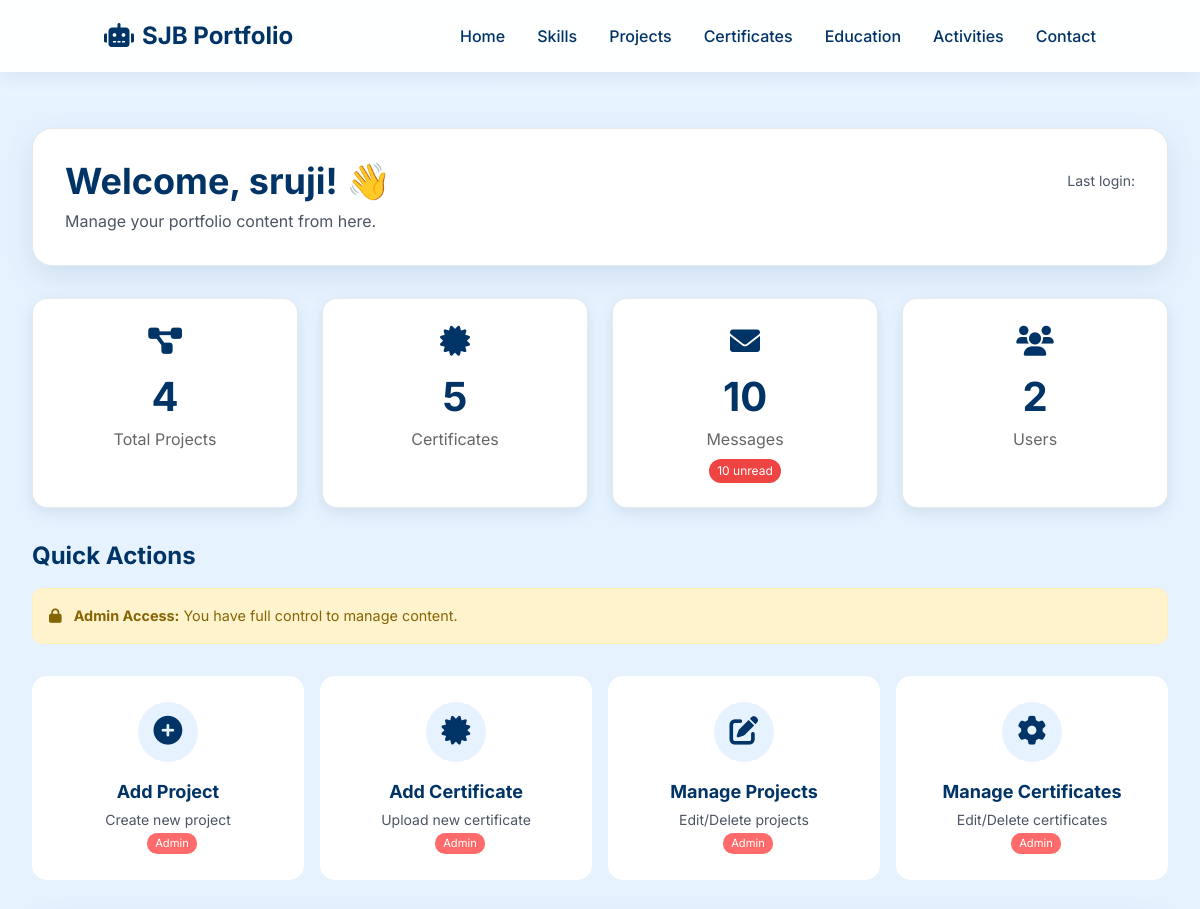
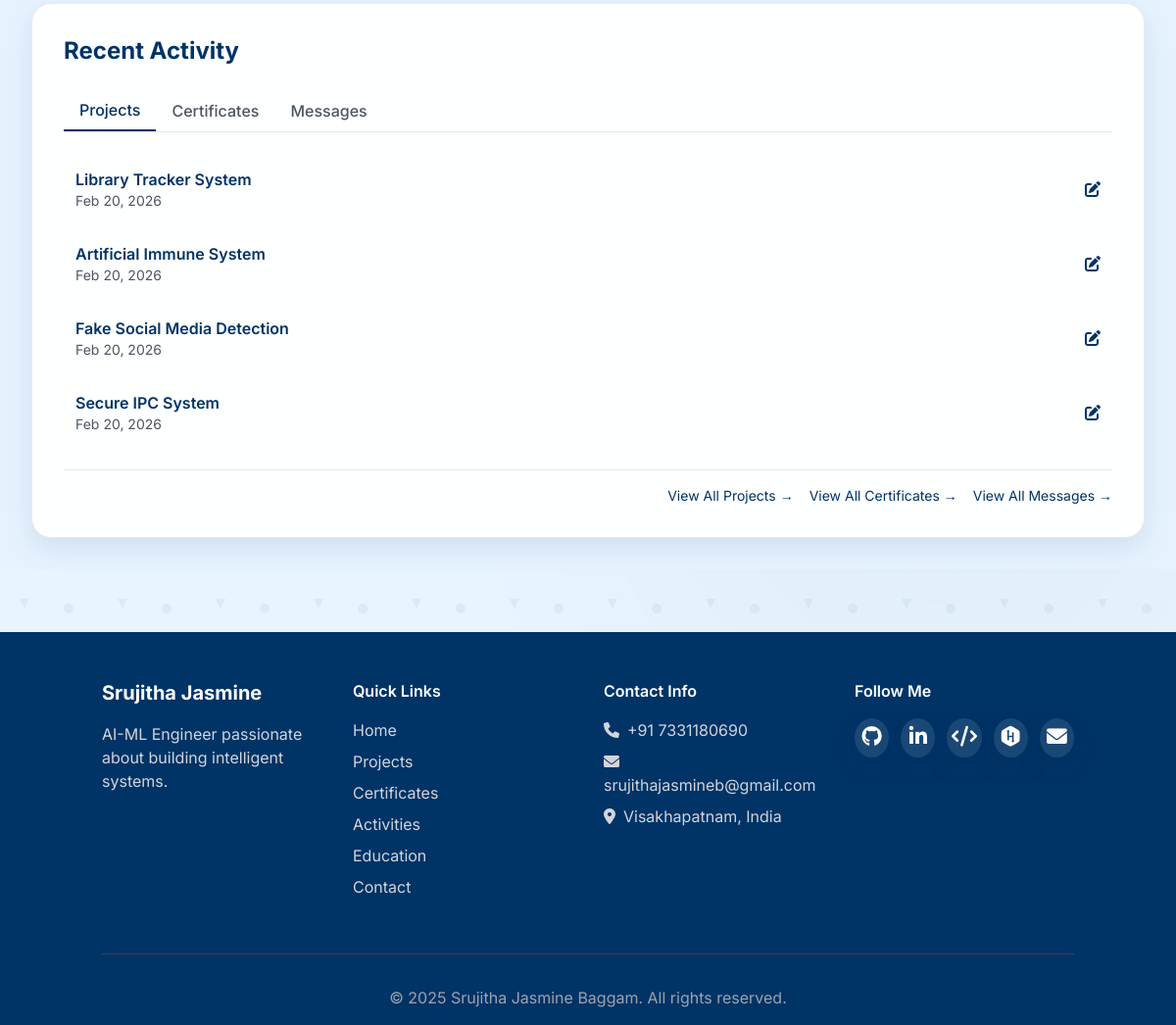
The page /dashboard/ (signed in) on the database its author committed (2 pictures, top to bottom).
### projects_app/models.py (models this page shows, shortened)
class Project(models.Model):
    title = models.CharField(max_length=200)
    slug = models.SlugField(unique=True, blank=True)
    description = models.TextField()
    tech_stack = models.CharField(max_length=500, help_text="Comma separated technologies")
    github_link = models.URLField(blank=True, null=True)
    live_demo_link = models.URLField(blank=True, null=True)
    created_date = models.DateTimeField(auto_now_add=True)
    updated_date = models.DateTimeField(auto_now=True)
    image = models.ImageField(upload_to='projects/', blank=True, null=True)
    class Meta:
        ordering = ['-created_date']

### accounts_app/views.py (the view)
# urls.py: path('dashboard/', views.dashboard, name='dashboard'),
@login_required(login_url='login')
def dashboard(request):
    if request.user.username not in AUTHORIZED_USERS and request.user.email not in AUTHORIZED_EMAILS:
        messages.error(request, '⛔ Unauthorized access.')
        return redirect('home')
    total_projects = Project.objects.count()
    total_certificates = Certificate.objects.count()
    total_messages = ContactMessage.objects.count()
    unread_messages = ContactMessage.objects.filter(is_read=False).count()
    total_users = User.objects.count()
    recent_projects = Project.objects.all().order_by('-created_date')[:5]
    recent_certificates = Certificate.objects.all().order_by('-issued_date')[:5]
    recent_messages = ContactMessage.objects.all().order_by('-timestamp')[:5]
    try:
        profile = Profile.objects.get(user=request.user)
    except Profile.DoesNotExist:
        profile = None
    context = {
        'total_projects': total_projects,
        'total_certificates': total_certificates,
        'total_messages': total_messages,
        'unread_messages': unread_messages,
        'total_users': total_users,
        'recent_projects': recent_projects,
        'recent_certificates': recent_certificates,
        'recent_messages': recent_messages,
        'profile': profile,
        'user': request.user,
        'today': timezone.now(),
    }
    return render(request, 'dashboard.html', context)

### templates/dashboard.html (shortened to what this page needs)
{% extends 'base.html' %}
{% load static %}
{% block content %}
<div class="dashboard-container">
    <div class="dashboard-header">
        <div class="flex justify-between items-center">
            <h1 class="text-3xl md:text-4xl font-bold text-[#003366]">
                Welcome, {{ user.username }}! 👋
            </h1>
            <div class="text-sm text-gray-600">
                Last login: {{ user.last_login|date:"F d, Y H:i" }}
            </div>
        </div>
        <p class="text-gray-600 mt-2">
            Manage your portfolio content from here.
        </p>
    </div>
    <div class="stats-grid">
        <div class="stat-card">
            <i class="fas fa-project-diagram text-3xl text-[#003366] mb-2"></i>
            <div class="stat-number">{{ total_projects|default:"0" }}</div>
            <div class="stat-label">Total Projects</div>
        </div>
        <div class="stat-card">
            <i class="fas fa-certificate text-3xl text-[#003366] mb-2"></i>
            <div class="stat-number">{{ total_certificates|default:"0" }}</div>
            <div class="stat-label">Certificates</div>
        </div>
        <div class="stat-card">
            <i class="fas fa-envelope text-3xl text-[#003366] mb-2"></i>
            <div class="stat-number">{{ total_messages|default:"0" }}</div>
            <div class="stat-label">Messages</div>
            {% if unread_messages > 0 %}
            <span class="inline-block bg-red-500 text-white text-xs px-2 py-1 rounded-full mt-2">
                {{ unread_messages }} unread
            </span>
            {% endif %}
        </div>
        <div class="stat-card">
            <i class="fas fa-users text-3xl text-[#003366] mb-2"></i>
            <div class="stat-number">{{ total_users|default:"1" }}</div>
            <div class="stat-label">Users</div>
        </div>
    </div>
    {% if user.is_authenticated and user.is_staff %}
    <h2 class="text-2xl font-bold text-[#003366] mb-4">Quick Actions</h2>
    <div class="password-note">
        <i class="fas fa-lock mr-2"></i>
        <strong>Admin Access:</strong> You have full control to manage content.
    </div>
    <div class="action-grid">
        <a href="{% url 'admin:projects_app_project_add' %}" class="action-card">
            <div class="action-icon">
                <i class="fas fa-plus-circle"></i>
            </div>
            <h3 class="font-bold text-lg">Add Project</h3>
            <p class="text-sm text-gray-600 mt-1">Create new project</p>
            <span class="admin-badge">Admin</span>
        </a>
        <a href="{% url 'admin:projects_app_certificate_add' %}" class="action-card">
            <div class="action-icon">
                <i class="fas fa-certificate"></i>
            </div>
            <h3 class="font-bold text-lg">Add Certificate</h3>
            <p class="text-sm text-gray-600 mt-1">Upload new certificate</p>
            <span class="admin-badge">Admin</span>
        </a>
        <a href="{% url 'admin:projects_app_project_changelist' %}" class="action-card">
            <div class="action-icon">
                <i class="fas fa-edit"></i>
            </div>
            <h3 class="font-bold text-lg">Manage Projects</h3>
            <p class="text-sm text-gray-600 mt-1">Edit/Delete projects</p>
            <span class="admin-badge">Admin</span>
        </a>
        <a href="{% url 'admin:projects_app_certificate_changelist' %}" class="action-card">
            <div class="action-icon">
                <i class="fas fa-cog"></i>
            </div>
            <h3 class="font-bold text-lg">Manage Certificates</h3>
            <p class="text-sm text-gray-600 mt-1">Edit/Delete certificates</p>
            <span class="admin-badge">Admin</span>
        </a>
    </div>
    {% endif %}
    <div class="card">
        <h2 class="text-2xl font-bold text-[#003366] mb-6">Recent Activity</h2>
        <div class="flex border-b border-gray-200 mb-6">
            <button class="tab-button active px-4 py-2 text-[#003366] font-medium border-b-2 border-[#003366]" onclick="showTab('projects')">
                Projects
            </button>
            <button class="tab-button px-4 py-2 text-gray-600 font-medium hover:text-[#003366]" onclick="showTab('certificates')">
                Certificates
            </button>
            <button class="tab-button px-4 py-2 text-gray-600 font-medium hover:text-[#003366]" onclick="showTab('messages')">
                Messages
            </button>
        </div>
        <div id="projects-tab" class="tab-content">
            {% if recent_projects %}
                {% for project in recent_projects %}
                <div class="flex justify-between items-center p-3 hover:bg-blue-50 rounded-lg transition mb-2">
                    <div>
                        <h3 class="font-semibold text-[#003366]">{{ project.title }}</h3>
                        <p class="text-sm text-gray-600">{{ project.created_date|date:"M d, Y" }}</p>
                    </div>
                    {% if user.is_staff %}
                    <a href="{% url 'admin:projects_app_project_change' project.id %}" class="text-[#003366] hover:text-blue-600">
                        <i class="fas fa-edit"></i>
                    </a>
                    {% endif %}
                </div>
                {% endfor %}
            {% else %}
                <p class="text-gray-600 text-center py-4">No projects yet.</p>
            {% endif %}
        </div>
        {% if user.is_staff %}
        <div class="mt-6 pt-4 border-t border-gray-200 flex justify-end gap-4">
            <a href="{% url 'admin:projects_app_project_changelist' %}" class="text-[#003366] hover:underline text-sm">View All Projects →</a>
            <a href="{% url 'admin:projects_app_certificate_changelist' %}" class="text-[#003366] hover:underline text-sm">View All Certificates →</a>
            <a href="{% url 'admin:contact_app_contactmessage_changelist' %}" class="text-[#003366] hover:underline text-sm">View All Messages →</a>
        </div>
        {% endif %}
    </div>
</div>
{% endblock %}

### static/css/style.css (style rules this page uses)
:root { --light-blue: #e6f3ff; --dark-blue: #003366; --accent-blue: #1e4a7a; --white: #ffffff; --shadow: 0 10px 30px rgba(0, 51, 102, 0.1); --transition: all 0.3s ease; }
* { margin: 0; padding: 0; box-sizing: border-box; }
html { scroll-behavior: smooth; }
body { background-color: var(--light-blue); color: var(--dark-blue); font-family: -apple-system, BlinkMacSystemFont, 'Segoe UI', Roboto, Oxygen, Ubuntu, Cantarell, sans-serif; line-height: 1.6; min-height: 100vh; position: relative; overflow-x: hidden; transition: background-color 0.3s, color 0.3s; }
body::before { content: ''; position: fixed; top: 0; left: 0; width: 100%; height: 100%; background-size: 100px 100px, 100% 100%, 100% 100%; pointer-events: none; z-index: -1; transition: opacity 0.3s; }
.card { background: rgba(255, 255, 255, 0.9); backdrop-filter: blur(5px); border-radius: 20px; padding: 2rem; box-shadow: var(--shadow); transition: var(--transition); border: 1px solid rgba(0, 51, 102, 0.1); }

### templates/base.html (style rules this page uses)
:root { --light-blue: #e6f3ff; --dark-blue: #003366; }
body { background: linear-gradient(rgba(230, 243, 255, 0.92), rgba(230, 243, 255, 0.92)), url('https://images.unsplash.com/photo-1550751827-4bd374c3f58b?ixlib=rb-1.2.1&auto=format&fit=crop&w=1350&q=80'); background-size: cover; background-attachment: fixed; background-position: center; color: var(--dark-blue); font-family: 'Inter', sans-serif; min-height: 100vh; }
.card { background: rgba(255, 255, 255, 0.95); backdrop-filter: blur(10px); border-radius: 20px; padding: 2rem; box-shadow: 0 10px 30px rgba(0, 51, 102, 0.1); transition: all 0.4s ease; border: 1px solid rgba(0, 51, 102, 0.1); animation: float 4s ease-in-out infinite; }

### templates/dashboard.html (style rules this page uses)
.dashboard-container { background-color: var(--light-blue); min-height: 100vh; padding: 2rem; }
.dashboard-header { background: white; border-radius: 20px; padding: 2rem; margin-bottom: 2rem; box-shadow: 0 10px 30px rgba(0,51,102,0.1); border: 1px solid rgba(0,51,102,0.1); animation: float 4s ease-in-out infinite; }
.stats-grid { display: grid; grid-template-columns: repeat(auto-fit, minmax(250px, 1fr)); gap: 1.5rem; margin-bottom: 2rem; }
.stat-card { background: white; border-radius: 15px; padding: 1.5rem; text-align: center; box-shadow: 0 5px 15px rgba(0,51,102,0.1); border: 1px solid rgba(0,51,102,0.1); transition: all 0.3s ease; }
.stat-number { font-size: 2.5rem; font-weight: 700; color: #003366; }
.stat-label { color: #666; font-size: 1rem; }
.action-grid { display: grid; grid-template-columns: repeat(auto-fit, minmax(200px, 1fr)); gap: 1rem; margin-bottom: 2rem; }
.action-card { background: white; border-radius: 15px; padding: 1.5rem; text-align: center; cursor: pointer; transition: all 0.3s ease; border: 2px solid transparent; text-decoration: none; display: block; color: inherit; }
.action-icon { width: 60px; height: 60px; background: #e6f3ff; border-radius: 50%; display: flex; align-items: center; justify-content: center; margin: 0 auto 1rem; font-size: 1.8rem; color: #003366; }
.admin-badge { background: #ff6b6b; color: white; font-size: 0.7rem; padding: 0.2rem 0.5rem; border-radius: 10px; margin-left: 0.5rem; }
.password-note { background: #fff3cd; color: #856404; padding: 1rem; border-radius: 10px; margin-bottom: 2rem; font-size: 0.9rem; border: 1px solid #ffeeba; }
.tab-button { transition: all 0.3s ease; cursor: pointer; }
.tab-content { transition: opacity 0.3s ease; }
.card { transition: all 0.3s ease; }

### rows shown on the page
Project: title "Library Tracker System", created_date "Feb 20, 2026"
Project: title "Artificial Immune System", created_date "Feb 20, 2026"
Project: title "Fake Social Media Detection", created_date "Feb 20, 2026"
Project: title "Secure IPC System", created_date "Feb 20, 2026"

### other values the page prints
{{ user.username }} "sruji"
{{ total_projects|default:"0" }} "4"
{{ total_certificates|default:"0" }} "5"
{{ total_messages|default:"0" }} "10"
{{ unread_messages }} "10"
{{ total_users|default:"1" }} "2"
